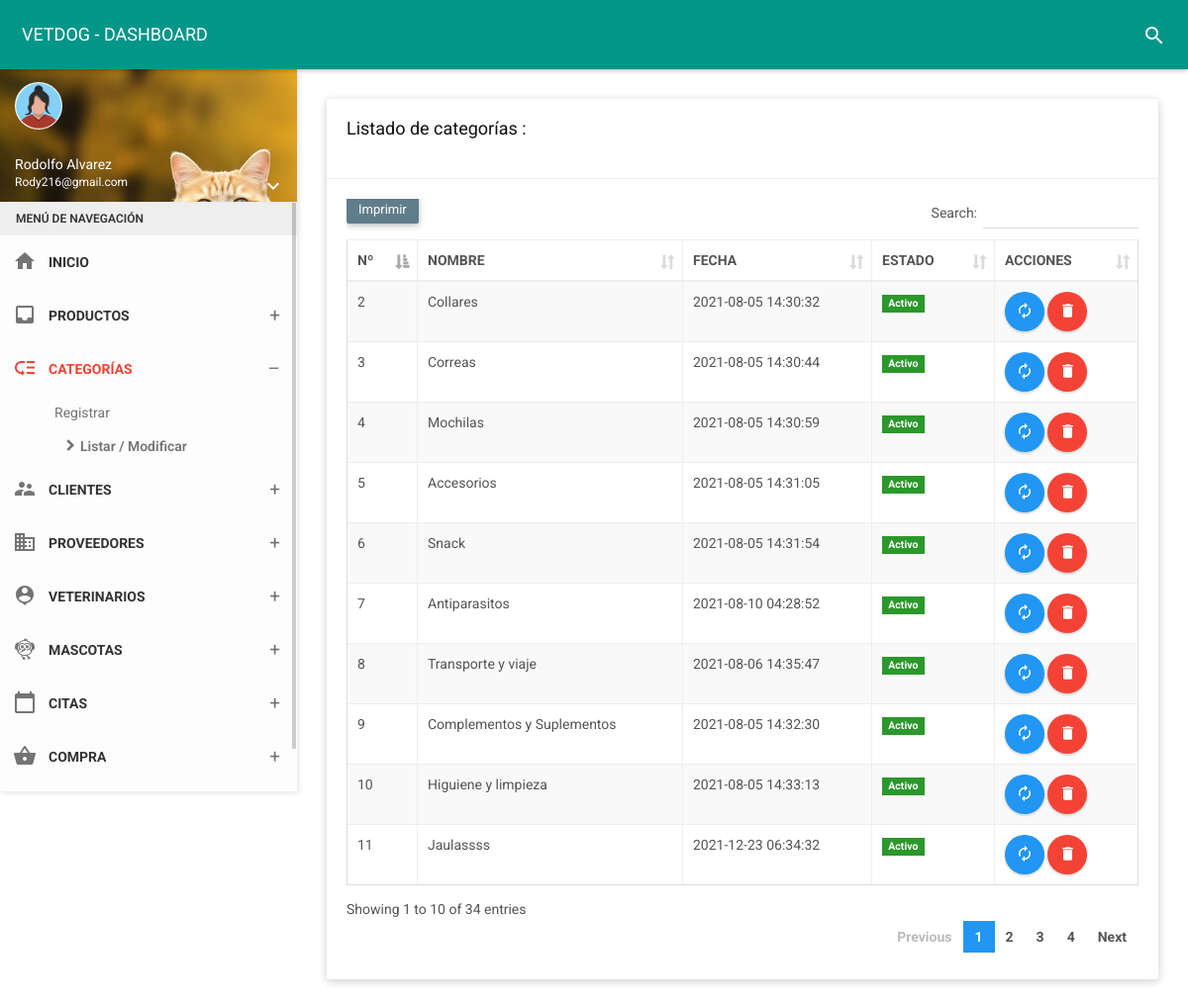
Page /folder/categorias.php (signed in) on the committed database.
### tables this page shows
CREATE TABLE `category` (
  `id_cate` int(11) NOT NULL,
  `nomcate` varchar(50) NOT NULL,
  `estado` char(1) NOT NULL,
  `fere` timestamp NOT NULL DEFAULT current_timestamp() ON UPDATE current_timestamp()
);

### controlador/categorycontrolador.php (called while the page is built, shortened)
<?php
require_once '../modelo/modelocategory.php';
class categorycontrolador{
    function mostrar(){
        $category=new Modelo();
        $dato=$category->mostrar("category", "1");
        require_once '../vista/categorias/mostrar.php';
    }
    }

### modelo/modelocategory.php (called while the page is built, shortened)
<?php
class Modelo{
  private $category;
  private $db;
  public function __construct(){
      $this->category=array();
      $this->db=new PDO('mysql:host=localhost;dbname=vetdog',"root","");
  }
  public function mostrar($tabla,$condicion){
      $consulta="SELECT * FROM category";
      $resultado=$this->db->query($consulta);
      while ($tabla=$resultado->fetchAll(PDO::FETCH_ASSOC)) {
          $this->category[]=$tabla;
      }
      return $this->category;
    }
}
 ?>

### vista/categorias/mostrar.php (the view, shortened to what this page needs)
<!DOCTYPE html>
<html>
<head>
    <link href="../assets/plugins/bootstrap/css/bootstrap.css" rel="stylesheet">
    <link href="../assets/plugins/node-waves/waves.css" rel="stylesheet" />
    <link href="../assets/plugins/animate-css/animate.css" rel="stylesheet" />
    <link href="../assets/plugins/jquery-datatable/skin/bootstrap/css/dataTables.bootstrap.css" rel="stylesheet">
    <link href="../css/style.css" rel="stylesheet">
    <link href="../assets/css/themes/all-themes.css" rel="stylesheet" />
</head>
<body class="theme-red">
    <nav class="navbar">
        <div class="container-fluid">
            <div class="navbar-header">
                <a class="navbar-brand" href="../vista/panel-admin/administrador"> VETDOG - DASHBOARD </a>
            </div>
            <div class="collapse navbar-collapse" id="navbar-collapse">
                <ul class="nav navbar-nav navbar-right">
                    <li><a href="javascript:void(0);" class="js-search" data-close="true"><i class="material-icons">search</i></a></li>
                </ul>
            </div>
        </div>
    </nav>
    <section>
        <aside id="leftsidebar" class="sidebar">
            <div class="user-info">
                <div class="image">
                    <img src="../assets/img/mujerico.png" width="48" height="48" alt="User" />
                </div>
                <div class="info-container">
                    <div class="name" data-toggle="dropdown" aria-haspopup="true" aria-expanded="false"><?php echo ucfirst($_SESSION['nombre']); ?></div>
                    <div class="email"><?php echo ucfirst($_SESSION['correo']); ?></div>
                    <div class="btn-group user-helper-dropdown">
                        <i class="material-icons" data-toggle="dropdown" aria-haspopup="true" aria-expanded="true">keyboard_arrow_down</i>
                    </div>
                </div>
            </div>
            <div class="menu">
                <ul class="list">
                    <li class="header">MENÚ DE NAVEGACIÓN</li>
                    <li>
                        <a href="../vista/panel-admin/administrador">
                            <i class="material-icons">home</i>
                            <span>INICIO</span>
                        </a>
                    </li>
                    <li>
                        <a href="javascript:void(0);" class="menu-toggle">
                            <i class="material-icons">inbox</i>
                            <span>PRODUCTOS</span>
                        </a>
                    </li>
                    <li class="active">
                        <a href="javascript:void(0);" class="menu-toggle">
                            <i class="material-icons">low_priority</i>
                            <span>CATEGORÍAS</span>
                        </a>
                        <ul class="ml-menu">
                            <li>
                                <a href="../vista/categorias/nuevo">Registrar</a>
                            </li>
                            <li class="active">
                                <a href="categorias">Listar / Modificar</a>
                            </li>
                        </ul>
                    </li>
                    <li>
                        <a href="javascript:void(0);" class="menu-toggle">
                            <i class="material-icons">supervisor_account</i>
                            <span>CLIENTES</span>
                        </a>
                    </li>
                    <li>
                        <a href="javascript:void(0);" class="menu-toggle">
                            <i class="material-icons">business</i>
                            <span>PROVEEDORES</span>
                        </a>
                    </li>
                    <li>
                        <a href="javascript:void(0);" class="menu-toggle">
                            <i class="material-icons">person_pin</i>
                            <span>VETERINARIOS</span>
                        </a>
                    </li>
                    <li>
                        <a href="javascript:void(0);" class="menu-toggle">
                            <i class="material-icons">flutter_dash</i>
                            <span>MASCOTAS</span>
                        </a>
</li>
                    <li>
                        <a href="javascript:void(0);" class="menu-toggle">
                            <i class="material-icons">calendar_today</i>
                            <span>CITAS</span>
                        </a>
    </li>
    <li>
                        <a href="javascript:void(0);" class="menu-toggle">
                            <i class="material-icons">shopping_basket</i>
                            <span>COMPRA</span>
                        </a>
    </li>
<li>
                        <a href="javascript:void(0);" class="menu-toggle">
                        </a>
    </li>
    </section>
    <section class="content">
        <div class="container-fluid">
            <div class="row clearfix">
                <div class="col-lg-12 col-md-12 col-sm-12 col-xs-12">
                    <div class="card">
                        <div class="header">
                            <h2>
                                Listado de categorías :
                            </h2><br>
                        </div>
                        <div class="body">
                            <div class="table-responsive">
                                <table class="table table-bordered table-striped table-hover dataTable js-exportable">
                                    <thead>
                                        <tr>
                                        <th>Nº</th>
                                        <th>NOMBRE</th>
                                        <th>FECHA</th>
                                        <th>ESTADO</th>
                                        <th>ACCIONES</th>
                                    </tr>
                                    </thead>
                                    <tbody>
                                       <?php
                          foreach ($dato as $key => $value){
                              foreach ($value as $va) { ?>
                                        <tr>
            <td><?php echo $va['id_cate'];?></td>
            <td><?php echo $va['nomcate'];?></td>
            <td><?php echo $va['fere'];?></td>
<td><?php
                if($va['estado']==1)  { ?>
                <form  method="get" action="javascript:activo('<?php echo $va['id_cate']; ?>')">
                    <span class="label label-success">Activo</span>
                </form>
                <?php  }   else {?>
                    <form  method="get" action="javascript:inactivo('<?php echo $va['id_cate']; ?>')">
                        <button type="submit" class="btn btn-danger btn-xs">Inactivo</button>
                     </form>
                        <?php  } ?></td>
<td><a type="button" href="../vista/categorias/edit?id=<?php echo $va["id_cate"]; ?>"  class="btn bg-blue btn-circle waves-effect waves-circle waves-float">
                    <i class="material-icons">autorenew</i>
                </a>
                <a type="button" href="../vista/categorias/borrar?id=<?php echo $va["id_cate"]; ?>"  class="btn bg-red btn-circle waves-effect waves-circle waves-float">
                    <i class="material-icons">delete</i>
                </a>
                                        </tr>
                            <?php
                              }
                              }
                              ?>
                                    </tbody>
                                </table>
                            </div>
                        </div>
                    </div>
                </div>
            </div>
        </div>
    </section>
</body>
</html>

### assets/css/themes/all-themes.css (style rules this page uses)
.theme-red .navbar-brand { color: #fff; }
.theme-red .nav > li > a { color: #fff; }
.theme-red .sidebar .menu .list li.active { background-color: transparent; }
.theme-red .sidebar .menu .list li.active > :first-child i, .theme-red .sidebar .menu .list li.active > :first-child span { color: #F44336; }
.theme-red .sidebar .menu .list .toggled { background-color: transparent; }
.theme-red .sidebar .menu .list .ml-menu { background-color: transparent; }

### rows in the picture
category: id_cate "2", nomcate "Collares", fere "2021-08-05 14:30:32"
category: id_cate "3", nomcate "Correas", fere "2021-08-05 14:30:44"
category: id_cate "4", nomcate "Mochilas", fere "2021-08-05 14:30:59"
category: id_cate "5", nomcate "Accesorios", fere "2021-08-05 14:31:05"
category: id_cate "6", nomcate "Snack", fere "2021-08-05 14:31:54"
category: id_cate "7", nomcate "Antiparasitos", fere "2021-08-10 04:28:52"
category: id_cate "8", nomcate "Transporte y viaje", fere "2021-08-06 14:35:47"
category: id_cate "9", nomcate "Complementos y Suplementos", fere "2021-08-05 14:32:30"
category: id_cate "10", nomcate "Higuiene y limpieza", fere "2021-08-05 14:33:13"
category: id_cate "11", nomcate "Jaulassss", fere "2021-12-23 06:34:32"

### other values in the picture
$_SESSION['nombre'] "Rodolfo Alvarez"
$_SESSION['correo'] "Rody216@gmail.com"
